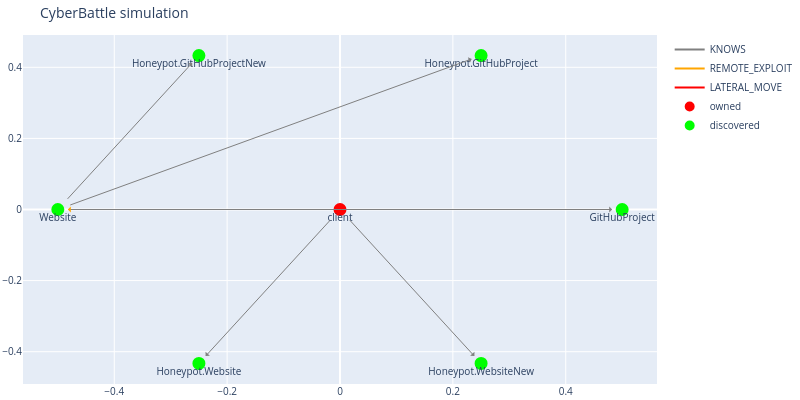

Here is the notebook cell this chart was saved with:
### Code cell
# 2
github = c2.run_remote_attack("client", "Website", "ScanPageContent")
dbg.plot_discovered_network()

### Figure 1 — Plotly figure (JSON) as saved in the notebook; plotly's stock layout.template omitted (floating-point values rounded to 4 significant figures)
{"data": [{"line": {"color": "gray"}, "mode": "lines", "name": "KNOWS", "type": "scatter", "x": [0], "y": [0]}, {"line": {"color": "orange"}, "mode": "lines", "name": "REMOTE_EXPLOIT", "type": "scatter", "x": [0], "y": [0]}, {"line": {"color": "red"}, "mode": "lines", "name": "LATERAL_MOVE", "type": "scatter", "x": [0], "y": [0]}, {"hoverinfo": "text", "marker": {"color": "#D32F2E", "line": {"color": "rgb(255,0,0)", "width": 8}, "size": 5, "symbol": "circle-dot"}, "mode": "markers+text", "name": "owned", "text": ["client"], "textposition": "bottom center", "type": "scatter", "x": [0], "y": [0]}, {"hoverinfo": "text", "marker": {"color": "#0e9d00", "line": {"color": "rgb(0,255,0)", "width": 8}, "size": 5, "symbol": "circle-dot"}, "mode": "markers+text", "name": "discovered", "text": ["Website", "Honeypot.Website", "Honeypot.WebsiteNew", "GitHubProject", "Honeypot.GitHubProject", "Honeypot.GitHubProjectNew"], "textposition": "bottom center", "type": "scatter", "x": [-0.5, -0.25, 0.25, 0.5, 0.25, -0.25], "y": [-4.371e-08, -0.433, -0.433, 8.742e-08, 0.433, 0.433]}], "layout": {"annotations": [{"align": "center", "arrowcolor": "orange", "arrowhead": 1, "arrowsize": 1, "arrowwidth": 1, "ax": 0, "axref": "x", "ay": 0, "ayref": "y", "hovertext": "REMOTE_EXPLOIT", "opacity": 1, "showarrow": true, "standoff": 10, "startstandoff": 10, "x": -0.5, "xref": "x", "y": -4.371e-08, "yref": "y"}, {"align": "center", "arrowcolor": "gray", "arrowhead": 1, "arrowsize": 1, "arrowwidth": 1, "ax": 0, "axref": "x", "ay": 0, "ayref": "y", "hovertext": "KNOWS", "opacity": 1, "showarrow": true, "standoff": 10, "startstandoff": 10, "x": -0.25, "xref": "x", "y": -0.433, "yref": "y"}, {"align": "center", "arrowcolor": "gray", "arrowhead": 1, "arrowsize": 1, "arrowwidth": 1, "ax": 0, "axref": "x", "ay": 0, "ayref": "y", "hovertext": "KNOWS", "opacity": 1, "showarrow": true, "standoff": 10, "startstandoff": 10, "x": 0.25, "xref": "x", "y": -0.433, "yref": "y"}, {"align": "center", "arrowcolor": "gray", "arrowhead": 1, "arrowsize": 1, "arrowwidth": 1, "ax": -0.5, "axref": "x", "ay": -4.371e-08, "ayref": "y", "hovertext": "KNOWS", "opacity": 1, "showarrow": true, "standoff": 10, "startstandoff": 10, "x": 0.5, "xref": "x", "y": 8.742e-08, "yref": "y"}, {"align": "center", "arrowcolor": "gray", "arrowhead": 1, "arrowsize": 1, "arrowwidth": 1, "ax": -0.5, "axref": "x", "ay": -4.371e-08, "ayref": "y", "hovertext": "KNOWS", "opacity": 1, "showarrow": true, "standoff": 10, "startstandoff": 10, "x": 0.25, "xref": "x", "y": 0.433, "yref": "y"}, {"align": "center", "arrowcolor": "gray", "arrowhead": 1, "arrowsize": 1, "arrowwidth": 1, "ax": -0.5, "axref": "x", "ay": -4.371e-08, "ayref": "y", "hovertext": "KNOWS", "opacity": 1, "showarrow": true, "standoff": 10, "startstandoff": 10, "x": -0.25, "xref": "x", "y": 0.433, "yref": "y"}], "autosize": false, "font": {"size": 10}, "height": 400, "hovermode": "closest", "margin": {"b": 15, "l": 2, "r": 2, "t": 35}, "showlegend": true, "title": {"text": "CyberBattle simulation"}, "width": 800}}
